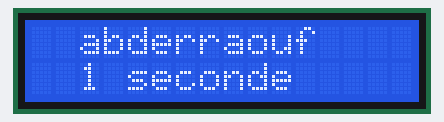
This sketch was run on a simulated Arduino Uno, built with avr-gcc and run on an emulated ATmega328P. Shown: 16×2 character LCD.

Above: at 0.1 s.
At 1.1 s:
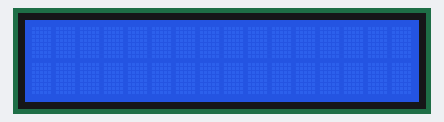

Measured:
- what the display in image 1 shows lasts 1.0 s, from 1.1 s to 2.1 s

The sketch:

job04.ino
```cpp
#include <LiquidCrystal.h>

// Création d'un afficheur appelé "lcd" :
LiquidCrystal lcd(4,6,10,11,12,13);        // Connecté aux broches 8, 9, 10, 11, 12 et 13 de l'Arduino.


// Initialisation du Arduino à travers la focntion "void setup(){...}".

void setup(){

// Intinitalisation de l'afficheur "lcd" (16 colonnes et 2 lignes):
    lcd.begin(16,2);

}


// Boucle sans fin du Arduino à travers la focntion "void loop(){...}".

void loop(){

        // Affichage d'un texte sur l'écran LCD :
        lcd.setCursor(2,0);                    // Positionnement du curseur.
        lcd.print("abderraouf");        // Affichage du texte.

          lcd.setCursor(2,1);                    // Positionnement du curseur.
        lcd.print("1 seconde");                // Affichage du texte.

        delay(1000);                        // Attendre 1000 ms = 1 s.

        lcd.clear();                        // Effacement de l'afficheur.

        delay(1000);                        // Attendre 1000 ms = 1 s.

}
```
